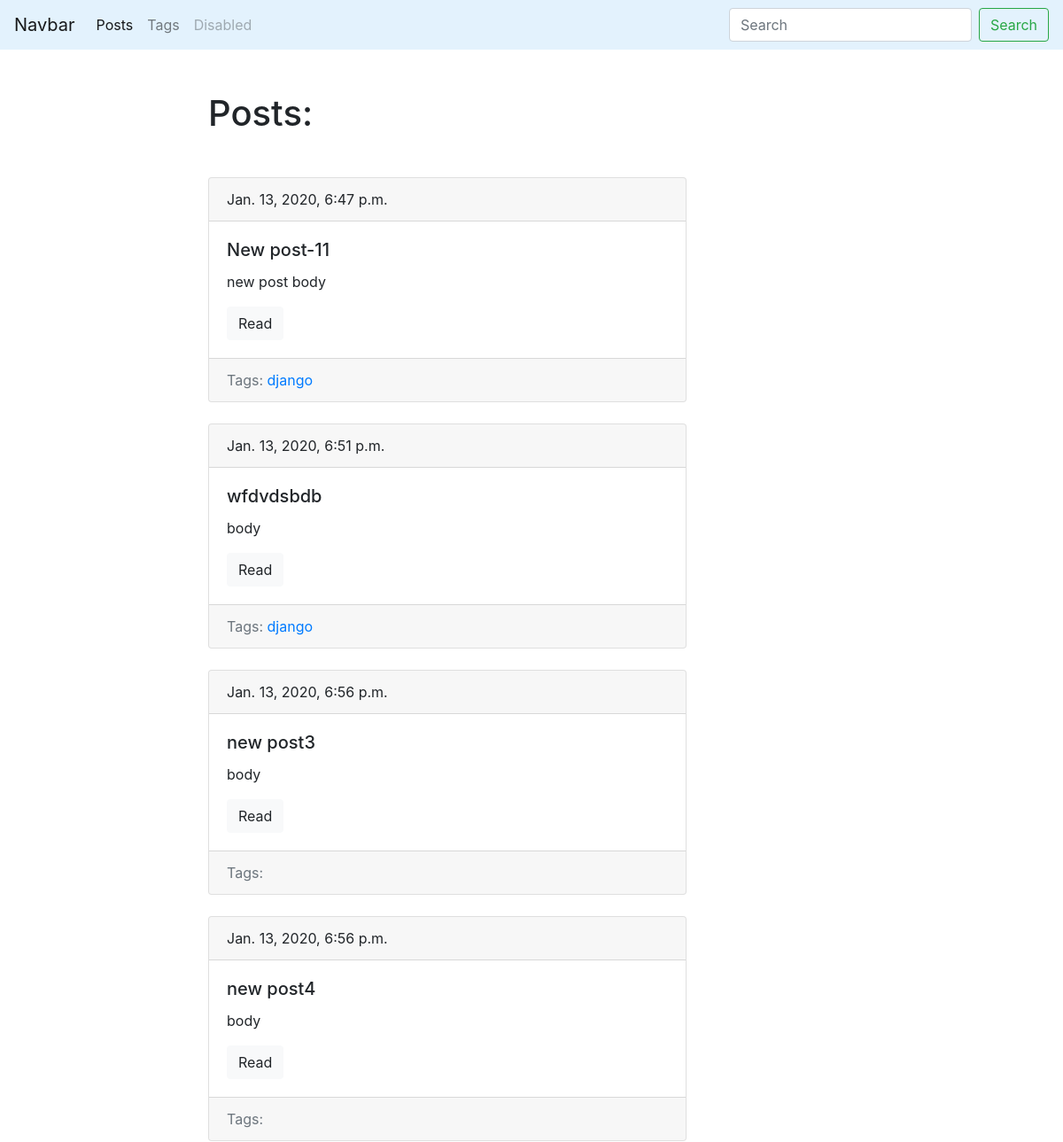
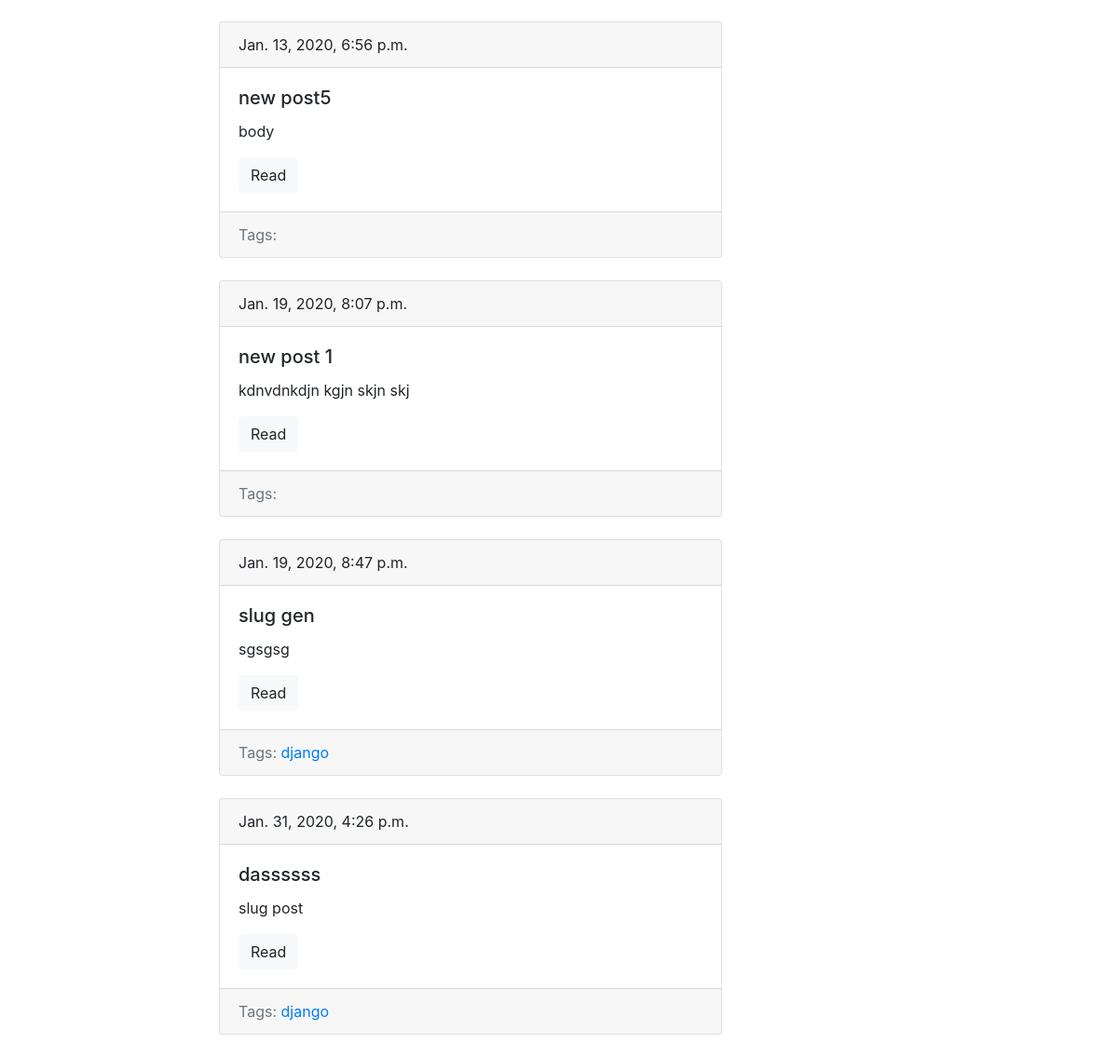
Screenshot of /blog/ with the database file from the repository (2 pictures, top to bottom).
### blog/models.py (models this page shows, shortened)
class Post(models.Model):
    title = models.CharField(max_length=150, db_index=True)
    slug = models.SlugField(max_length=150, blank=True, unique=True)
    body = models.TextField(blank=True, db_index=True)
    tags = models.ManyToManyField('Tag', blank=True, related_name='posts')
    date_pub = models.DateTimeField(auto_now_add=True)
    def get_absolute_url(self):
        return reverse('post_detail_url', kwargs={'slug': self.slug})

class Tag(models.Model):
    title = models.CharField(max_length=50)
    slug = models.SlugField(max_length=50, unique=True)
    def get_absolute_url(self):
        return reverse('tag_detail_url', kwargs={'slug': self.slug})

### blog/views.py (the view)
# urls.py: path('', posts_list, name='posts_list_url'),
def posts_list(request):
    search_query = request.GET.get('search', '')
    if search_query:
        posts = Post.objects.filter(Q(title__icontains=search_query) | Q(body__icontains=search_query))
    else:
        posts = Post.objects.all()
    paginator = Paginator(posts, 10)
    page_number = request.GET.get('page', 1)
    page = paginator.get_page(page_number)
    is_paginated = page.has_other_pages()
    if page.has_previous():
        prev_url = '?page={}'.format(page.previous_page_number())
    else:
        prev_url = ''
    if page.has_next():
        next_url = '?page={}'.format(page.next_page_number())
    else:
        next_url = ''
    context = {
        'page_object': page,
        'is_paginated': is_paginated,
        'next_url': next_url,
        'prev_url': prev_url,
    }
    return render(request, 'blog/index.html', context=context )

### blog/templates/blog/index.html (shortened to what this page needs)
{% extends 'blog/base_blog.html' %}
    {% block content %}
        <h1 class="mb-5">Posts:</h1>
        {% for post in page_object.object_list %}
            {% include 'blog/includes/post_card_template.html' %}
        {% endfor %}
    {% endblock %}

### blog/templates/blog/includes/post_card_template.html
<div class="card mb-4">
    <div class="card-header">
        {{ post.date_pub}}
    </div>
    <div class="card-body">
        <h5 class="card-title">{{ post.title }}</h5>
        <p class="card-text">{{ post.body|truncatewords:15 }}</p>
        <a href="{{ post.get_absolute_url }}" class="btn btn-light">Read</a>
    </div>
    <div class="card-footer text-muted">
        Tags:
        {% for tag in post.tags.all %}
            <a href="{{ tag.get_absolute_url }}">{{ tag.title }}</a>
        {% endfor %}
    </div>
</div>

### rows the page displays
Post: date_pub "Jan. 13, 2020, 6:47 p.m.", title "New post-11", body "new post body"
Tag: title "django"
Post: date_pub "Jan. 13, 2020, 6:51 p.m.", title "wfdvdsbdb", body "body"
Post: date_pub "Jan. 13, 2020, 6:56 p.m.", title "new post3", body "body"
Post: date_pub "Jan. 13, 2020, 6:56 p.m.", title "new post4", body "body"
Post: date_pub "Jan. 13, 2020, 6:56 p.m.", title "new post5", body "body"
Post: date_pub "Jan. 19, 2020, 8:07 p.m.", title "new post 1", body "kdnvdnkdjn kgjn skjn skj"
Post: date_pub "Jan. 19, 2020, 8:47 p.m.", title "slug gen", body "sgsgsg"
Post: date_pub "Jan. 31, 2020, 4:26 p.m.", title "dassssss", body "slug post"
